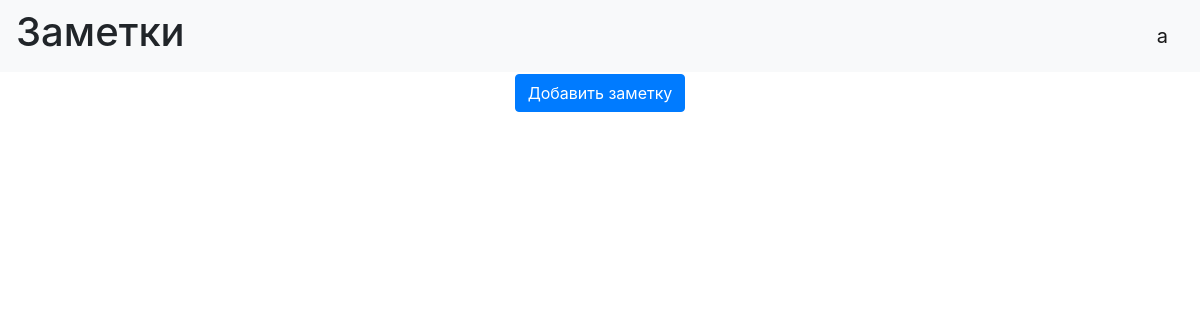
Page / (signed in) on the earlier database version.
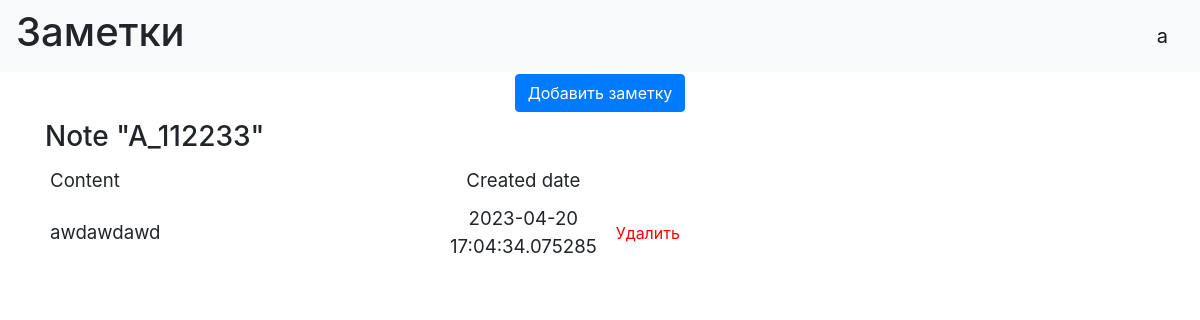
Same page on the later database version.
### data/users.py (models this page shows, shortened)
class User(SqlAlchemyBase, UserMixin, SerializerMixin):
    __tablename__ = 'users'
    id = sqlalchemy.Column(sqlalchemy.Integer,
                           primary_key=True, autoincrement=True)
    name = sqlalchemy.Column(sqlalchemy.String, nullable=True)
    login = sqlalchemy.Column(sqlalchemy.String,
                              index=True, unique=True)
    hashed_password = sqlalchemy.Column(sqlalchemy.String, nullable=True)
    created_date = sqlalchemy.Column(sqlalchemy.DateTime,
                                     default=datetime.datetime.now)

### data/notes.py (models this page shows)
class Note(SqlAlchemyBase, UserMixin, SerializerMixin):
    __tablename__ = 'notes'
    id = sqlalchemy.Column(sqlalchemy.Integer,
                           primary_key=True, autoincrement=True)
    title = sqlalchemy.Column(sqlalchemy.String, nullable=True)
    content = sqlalchemy.Column(sqlalchemy.String, nullable=True)
    created_date = sqlalchemy.Column(sqlalchemy.DateTime,
                                     default=datetime.datetime.now)
    user_id = sqlalchemy.Column(sqlalchemy.Integer,
                                sqlalchemy.ForeignKey("users.id"))
    user = orm.relationship('User')

### main.py (the view)
@app.route("/")
def index():
    session = db_session.create_session()
    notes = []
    auth = False
    try:
        a = current_user.id
        auth = True
    except Exception:
        auth = False
    if auth:
        if current_user.login == "admin":
            notes = list(session.query(Note))
        else:
            notes = list(session.query(Note).filter(current_user.id == Note.user_id))
    return render_template("index.html", notes=notes)

### data/db_session.py (called while the page is built)
def create_session() -> Session:
    global __factory
    return __factory()

### main.py (called while the page is built)
@login_manager.user_loader
def load_user(user_id):
    db_sess = db_session.create_session()
    return db_sess.query(User).get(user_id)

### templates/index.html (shortened to what this page needs)
{% extends "base.html" %}
{% block content %}
<h2 align="center"><a class="btn btn-primary" href="/add">Добавить заметку</a></h2>
{% for note in notes %}
<h3>Note "{{ note.title.capitalize() }}"</h3>
<div class="table_container">
    <table class="my_table">
        <tr class="my_row">
            <td class="title" width="400px"> Content</td>
            <td class="title" width="150px" align="center">Created date</td>
            <td width="50"></td>
        </tr>
        <tr class="my_row">
            <td class="ordinary">{{ note.content }} </td>
            <td class="ordinary" align="center">{{ note.created_date }} </td>
            <td width="50"><a class="btn btn-delete" href="/del/{{note.id}}">Удалить</a></td>
        </tr>
    </table>
</div>
<br>
{% endfor %}
{% endblock %}

### templates/base.html (shortened to what this page needs)
<!DOCTYPE html>
<html lang="en">
<head>
    <link rel="stylesheet" href="https://stackpath.bootstrapcdn.com/bootstrap/4.4.1/css/bootstrap.min.css">
    <link rel="stylesheet" type="text/css" href="../static/css/styles.css" />
</head>
  <body>
    <header>
      <nav class="navbar navbar-light bg-light">
          <h1>Заметки</h1>
        {% if current_user.is_authenticated %}
          <a class="navbar-brand" href="/logout">{{ current_user.name }}</a>
        {% else %}
            <p>
                <a class="btn btn-primary " href="/register">Зарегистрироваться</a>
                <a class="btn btn-success" href="/login">Войти</a>
            </p>
        {% endif %}
      </nav>
    </header>
    <main role="main" class="container">
        {% block content %}{% endblock %}
    </main>
  </body>
</html>

### static/css/styles.css (style rules this page uses)
td.title { background-color: "#dddddd"; align: "center"; font-size: 14pt; padding: 5px; }
td.ordinary { background-color: "#eeeeff"; align: "center"; font-size: 14pt; padding: 5px; }
.btn-delete { color: #ff0000; background-color: "#aaaaaa"; }

Differences in the rows shown:
added Note: title "A_112233", content "awdawdawd", created_date "2023-04-20 17:04:34.075285"
